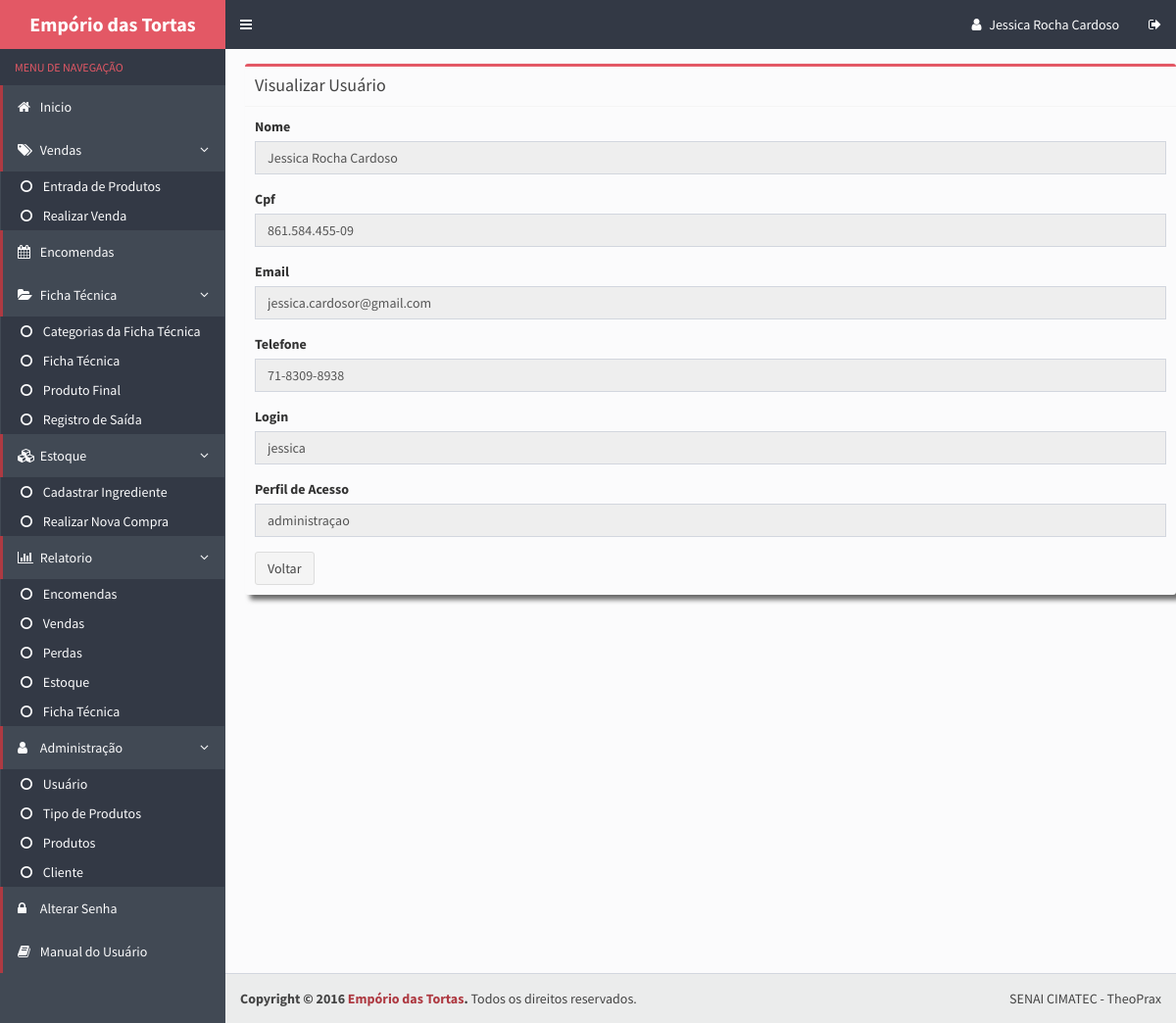
/forms/Visualizar_usuario.php?id=23 (signed in), run on an earlier commit of the app's database.
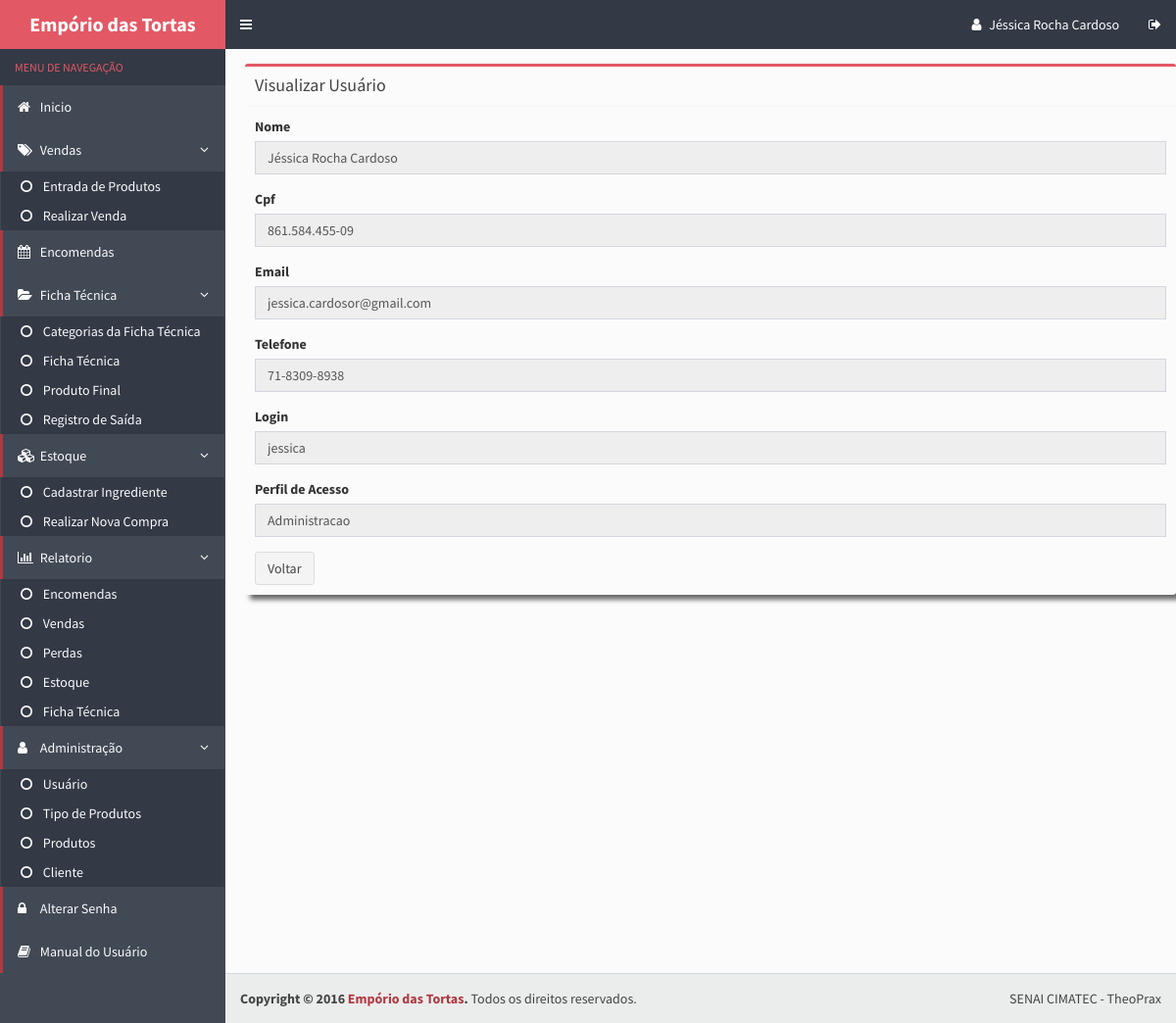
And on a later commit of the database.
### tables this page shows
CREATE TABLE IF NOT EXISTS `usuarios` (
  `cod_usuario` int(11) NOT NULL AUTO_INCREMENT,
  `name` varchar(100) NOT NULL,
  `cpf` varchar(14) NOT NULL,
  `email` varchar(100) NOT NULL,
  `mobile` varchar(100) NOT NULL,
  `login` varchar(50) NOT NULL,
  `senha` varchar(32) NOT NULL,
  `acesso` varchar(30) NOT NULL,
  PRIMARY KEY (`cod_usuario`),
  UNIQUE KEY `cpf` (`cpf`,`login`),
  UNIQUE KEY `cpf_2` (`cpf`)
);

### forms/Visualizar_usuario.php (the view, shortened to what this page needs)
<?php
    $id = null;
    if ( !empty($_GET['id'])) {
        $id = $_REQUEST['id'];
    }
    if ( null==$id ) {
        header("Location: ../index.php");
    } else {
        $pdo = Database::connect();
        $pdo->setAttribute(PDO::ATTR_ERRMODE, PDO::ERRMODE_EXCEPTION);
        $sql = "SELECT * FROM usuarios where cod_usuario = ?";
        $q = $pdo->prepare($sql);
        $q->execute(array($id));
        $data = $q->fetch(PDO::FETCH_ASSOC);
    }
?>
<!DOCTYPE html>
<html>
  <head>
    <link rel="stylesheet" href="../bootstrap/css/bootstrap.css">
    <link rel="stylesheet" href="https://maxcdn.bootstrapcdn.com/font-awesome/4.4.0/css/font-awesome.min.css">
    <link rel="stylesheet" href="https://code.ionicframework.com/ionicons/2.0.1/css/ionicons.min.css">
    <link rel="stylesheet" href="../dist/css/AdminLTE.css">
    <link rel="stylesheet" href="../dist/css/skins/skin-blue.css">
  </head>
  <body class="hold-transition skin-blue sidebar-mini">
    <div class="wrapper">
      <?php include_once("includes/header.php") ?>
      <?php include_once("includes/menu.php") ?>
      <div class="content-wrapper">
        <section class="content">
          <div class="row">
              <div class="box box-warning">
                <div class="form">
                  <div class="box-header with-border">
                  <h3 class="box-title">Visualizar Usuário</h3>
                  </div>
                  <div class="box-body">
                       <div class="form-group">
                      <label>Nome</label>
                      <input type="text" disabled="disabled" class="form-control" name="name" required="required" value="<?php echo $data['name'];?>">
                    </div>
                    <div class="form-group">
                      <label>Cpf</label>
                      <input type="text" disabled="disabled" class="form-control" name="cpf" required="required"   value="<?php echo $data['cpf'];?>">
                    </div>
                    <div class="form-group">
                      <label>Email</label>
                      <input type="text" disabled="disabled" class="form-control" name="email" required="required"  value="<?php echo $data['email'];?>">
                    </div>
                    <div class="form-group">
                      <label>Telefone</label>
                      <input type="text" disabled="disabled" class="form-control" name="mobile" required="required" value="<?php echo $data['mobile'];?>">
                    </div>
                    <div class="form-group">
                      <label>Login</label>
                      <input type="text" disabled="disabled" class="form-control" name="login" required="required"  value="<?php echo $data['login'];?>">
                    </div>
                    <div class="form-group">
                      <label>Perfil de Acesso</label>
                      <input type="text" disabled="disabled" class="form-control" name="acesso" required="required"  value="<?php echo $data['acesso'];?>">
                    </div>
                    <a class="btn btn-default" href="../usuario.php">Voltar</a>
                  </div>
                </div>
              </div>
            </div>
        </section>
      </div>
      <?php include_once("includes/footer.php") ?>
  </body>
</html>

### forms/includes/header.php (shortened to what this page needs)
<header class="main-header">
        <a href="../inicio.php" class="logo">
          <span class="logo-lg"><b>Empório das Tortas</b></span>
        </a>
        <nav class="navbar navbar-static-top" role="navigation">
          <a href="#" class="sidebar-toggle" data-toggle="offcanvas" role="button">
          </a>
          <div class="navbar-custom-menu">
            <ul class="nav navbar-nav">
              <li class="dropdown user user-menu">
                <a href="../inicio.php">
                <i class="fa fa-user"></i>
                  <span class="hidden-xs"><?php echo $_SESSION['UsuarioNome']; ?></span>
                </a>
              </li>
              <li>
                <a href="../conexao/logout.php"><i class="fa fa-sign-out"></i></i></a>
              </li>
            </ul>
          </div>
        </nav>
      </header>

What changed in the data, as far as the page shows it:
changed usuarios "jessica.cardosor@gmail.com": name "Jessica Rocha Cardoso" → "Jéssica Rocha Cardoso"; acesso "administraçao" → "Administracao"
Also different on the page:
$_SESSION['UsuarioNome']: "Jessica Rocha Cardoso" → "Jéssica Rocha Cardoso"
